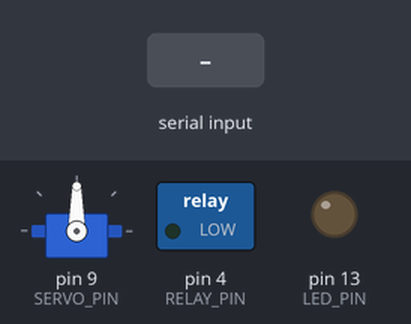
The sketch below on a simulated Arduino Uno, built with avr-gcc and run on an emulated ATmega328P. On the bench: servo, switched loads named in the sketch (green lamp = pin HIGH), output pins drawn as LEDs (lit = HIGH). The inputs (shaded band) are chosen by the test bench.

Above: at 2.0 s.
2.1 s: "S,45\n" received over Serial
At 3.4 s:
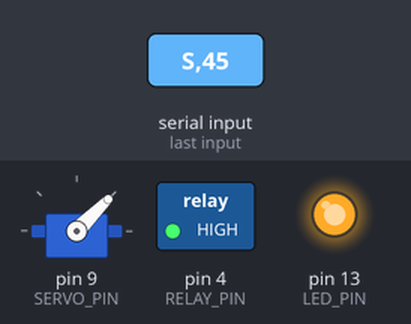
At 4.4 s:
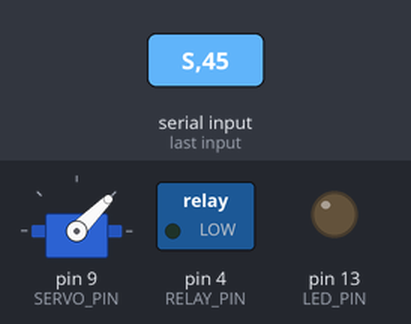
Timing chart, 0 to 6.0 s (numbered marks = the images above; inputs shaded):
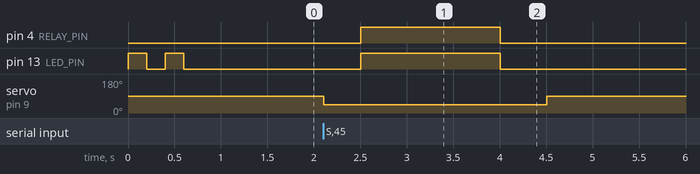

Measured:
- after the input at 2.1 s, pin 4 (RELAY_PIN), pin 13 (LED_PIN): LOW → HIGH after 0.41 s, → LOW 1.5 s later; servo on pin 9 (SERVO_PIN): 90° → 45° at once, → 90° 2.4 s later

The sketch:

balcony_sprayer.ino
```cpp
/**
 * AeroSentinel - Active Pan-Targeting Balcony Bird Deterrent Firmware
 *
 * Hardware Setup:
 * - Arduino Uno connected via USB to the Host PC.
 * - Servo Signal (Orange/Yellow) connected to Digital Pin 9.
 * - Servo VCC and GND connected to an external 5V-6V power source (min 2A).
 * - Digital Pin 4 connected to the Signal (IN) of a 5V Relay module.
 * - Relay COM and NO (Normally Open) switch the 12V water pump.
 * - Common grounds: Arduino GND connected to External Power supply GND.
 *
 * Protocol:
 * - Listens on serial port at 9600 baud for: "S[angle]\n" (e.g., "S105\n").
 * - Sweeps the servo to [angle] (45 to 135 deg range).
 * - Waits 400ms for physical servo rotation to complete.
 * - Fires water spray for 1.5 seconds to deter the bird.
 * - Returns to center (90 deg) and locks out further triggers for 10 seconds.
 */

#include <Servo.h>

// Hardware Pins
const int SERVO_PIN = 9;         // Servo control PWM pin
const int RELAY_PIN = 4;         // Water pump relay control pin
const int LED_PIN = 13;          // Onboard status feedback LED
const bool RELAY_ACTIVE = HIGH;   // Active-high relay signal (HIGH turns water on)

// Panning configuration
Servo panServo;
const int IDLE_ANGLE = 90;        // Facing straight ahead (default)
const int MIN_SAFE_ANGLE = 45;    // Safe horizontal limit (left)
const int MAX_SAFE_ANGLE = 135;   // Safe horizontal limit (right)

// Timing configurations
const unsigned long SPRAY_DURATION_MS = 1500;    // Duration of spray burst (1.5 seconds)
const unsigned long HARDWARE_COOLDOWN_MS = 10000; // Flood protection lockout delay (10 seconds)

// State variables
unsigned long lastSprayTime = 0;
bool isSpraying = false;

void setup() {
  // Setup control pins
  pinMode(RELAY_PIN, OUTPUT);
  pinMode(LED_PIN, OUTPUT);

  // Set default idle state (water off)
  digitalWrite(RELAY_PIN, !RELAY_ACTIVE);
  digitalWrite(LED_PIN, LOW);

  // Initialize Servo and position it to center
  panServo.attach(SERVO_PIN);
  panServo.write(IDLE_ANGLE);

  // Start Serial communications at 9600 baud
  Serial.begin(9600);

  // Flash status LED twice to confirm setup complete
  for (int i = 0; i < 2; i++) {
    digitalWrite(LED_PIN, HIGH);
    delay(200);
    digitalWrite(LED_PIN, LOW);
    delay(200);
  }
}

void loop() {
  unsigned long currentTime = millis();

  // 1. Handle Active Spraying timing
  if (isSpraying && (currentTime - lastSprayTime >= SPRAY_DURATION_MS)) {
    // Turn off water spray
    digitalWrite(RELAY_PIN, !RELAY_ACTIVE);
    digitalWrite(LED_PIN, LOW);

    // Allow water pressure to settle, then return servo to center
    delay(500);
    panServo.write(IDLE_ANGLE);
    isSpraying = false;
  }

  // 2. Read incoming serial commands
  if (Serial.available() > 0) {
    char firstChar = Serial.read();

    // Check for target trigger packet starter
    if (firstChar == 'S') {
      // Parse horizontal pan angle from serial string
      int parsedAngle = Serial.parseInt();

      // Enforce physical and safety bounds
      parsedAngle = constrain(parsedAngle, MIN_SAFE_ANGLE, MAX_SAFE_ANGLE);

      // 3. Enforce Safety Cooldown Lockout
      if (!isSpraying && (currentTime - lastSprayTime >= HARDWARE_COOLDOWN_MS || lastSprayTime == 0)) {
        // Point servo directly at the bird's horizontal angle
        panServo.write(parsedAngle);

        // Wait 400ms for physical motor sweep to complete
        delay(400);

        // Trigger water spray relay
        digitalWrite(RELAY_PIN, RELAY_ACTIVE);
        digitalWrite(LED_PIN, HIGH);

        // Reset timing reference to current time
        lastSprayTime = millis();
        isSpraying = true;
      }
    }
  }
}
```
